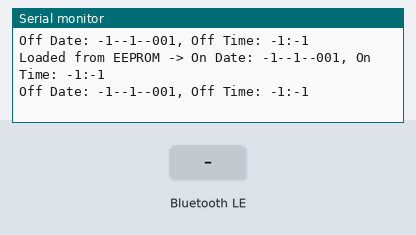
Simulated run of this sketch. Board: ESP32. Shown: the last lines printed to the serial monitor. The inputs (shaded band) are chosen by the test bench. WiFi joins after 1.5 s; servers stay silent unless stated; the local clock reads 2024-03-15 10:24:30 at power-on unless the sketch sets it; EEPROM starts erased; nothing arrives over Bluetooth unless stated; a phone connects over Bluetooth LE 3 s after start.

Above: at 2.7 s.
2.8 s: Bluetooth LE write "schedule" received
At 3.2 s:
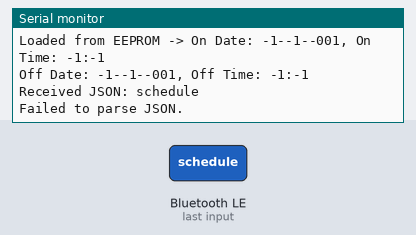
4.3 s: Bluetooth LE write "on" received
At 4.46 s:
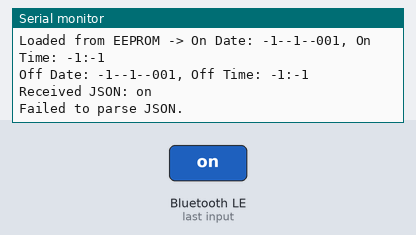
6.0 s: Bluetooth LE write "5" received
At 6.4 s:
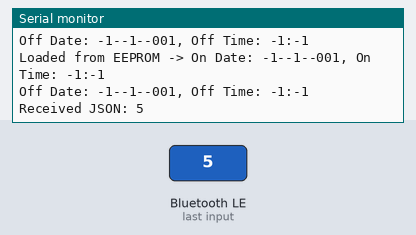

Measured:
- after the input at 2.8 s, the serial monitor: prints a new line at once (image 1)
- after the input at 4.3 s, the serial monitor: prints a new line at once (image 2)
- after the input at 6.0 s, the serial monitor: prints a new line at once (image 3)

The sketch:

UserDeets_jsonBLE.ino
```cpp
//connects to client (nRF used) through BLE, sends ESP mac address to client, and takes json packets from client, with 2 options:
//1. Scheduling: client sends brightness etc and on off times which get stored in eeprom and used for comparison to turn on led. Time retrieved from ntp server
//2. Simple on/off: on or off command along with brightness etc to manually turn light on/off
//LED changes not implemented yet

#include <BLEDevice.h>
#include <BLEUtils.h>
#include <BLEServer.h>
#include <WiFi.h>
#include <ArduinoJson.h>
#include "time.h"
#include <EEPROM.h>

// WiFi credentials
const char *ssid = "PSC-2.4G";
const char *password = "karachi123";

// NTP server details
const char *ntpServer1 = "pool.ntp.org";
const char *ntpServer2 = "time.nist.gov";
const long gmtOffset_sec = 3600;
const int daylightOffset_sec = 3600;

// BLE UUIDs
#define SERVICE_UUID        "4fafc201-1fb5-459e-8fcc-c5c9c331914b"
#define CHARACTERISTIC_UUID "beb5483e-36e1-4688-b7f5-ea07361b26a8"

// Global Variables
BLECharacteristic *pCharacteristic;
int brightness, intensity, color_fade;
int on_hour, on_minute, off_hour, off_minute;
int on_day, on_month, on_year, off_day, off_month, off_year;
bool is_on = false;

// Function Prototypes
void connectToWiFi();
void syncTime();
void handleJSONInput(String jsonString);
void controlLED(int brightness, int intensity, int color_fade);
void saveScheduleToEEPROM();
void loadScheduleFromEEPROM();
bool isTimeMatch(int current_hour, int current_minute, int target_hour, int target_minute);
bool isDateMatch(int current_day, int current_month, int current_year, int target_day, int target_month, int target_year);

// BLE Callbacks
class MyServerCallbacks : public BLEServerCallbacks {
  void onConnect(BLEServer *pServer) {
    Serial.println("Client connected!");
    String macAddress = BLEDevice::getAddress().toString();
    pCharacteristic->setValue("ESP MAC: " + macAddress);
    pCharacteristic->notify();
  }

  void onDisconnect(BLEServer *pServer) {
    Serial.println("Client disconnected.");
    BLEDevice::startAdvertising();
  }
};

class MyCallbacks : public BLECharacteristicCallbacks {
  void onWrite(BLECharacteristic *pCharacteristic) {
    String jsonString = String(pCharacteristic->getValue().c_str());
    if (jsonString.length() > 0) {
      Serial.println("Received JSON: " + jsonString);
      handleJSONInput(jsonString);
    }
  }
};

void setup() {
  Serial.begin(115200);
  EEPROM.begin(64);  // Adjust size based on usage

  connectToWiFi();
  syncTime();

  BLEDevice::init("ESP32_BLE");
  BLEServer *pServer = BLEDevice::createServer();
  pServer->setCallbacks(new MyServerCallbacks());

  BLEService *pService = pServer->createService(SERVICE_UUID);
  pCharacteristic = pService->createCharacteristic(
    CHARACTERISTIC_UUID,
    BLECharacteristic::PROPERTY_READ |
    BLECharacteristic::PROPERTY_WRITE |
    BLECharacteristic::PROPERTY_NOTIFY
  );
  pCharacteristic->setCallbacks(new MyCallbacks());

  pCharacteristic->setValue("Waiting for client...");
  pService->start();

  BLEAdvertising *pAdvertising = BLEDevice::getAdvertising();
  pAdvertising->addServiceUUID(SERVICE_UUID);
  pAdvertising->start();

  loadScheduleFromEEPROM();  // Load schedule data from EEPROM

  Serial.println("BLE ready and advertising...");
}

void loop() {
  struct tm timeinfo;
  if (getLocalTime(&timeinfo)) {
    int current_hour = timeinfo.tm_hour;
    int current_minute = timeinfo.tm_min;
    int current_day = timeinfo.tm_mday;
    int current_month = timeinfo.tm_mon + 1;
    int current_year = timeinfo.tm_year + 1900;

    // Load schedule from EEPROM for comparison
    loadScheduleFromEEPROM();

    // Compare current time with scheduled time
    if (isDateMatch(current_day, current_month, current_year, on_day, on_month, on_year) &&
        isTimeMatch(current_hour, current_minute, on_hour, on_minute)) {
      is_on = true;
      Serial.println("Turning LED ON (Scheduled)");
      controlLED(brightness, intensity, color_fade);
    }

    if (isDateMatch(current_day, current_month, current_year, off_day, off_month, off_year) &&
        isTimeMatch(current_hour, current_minute, off_hour, off_minute)) {
      is_on = false;
      Serial.println("Turning LED OFF (Scheduled)");
      controlLED(0, 0, 0);  // Turn off LED
    }
  }
  delay(1000);
}

// Function Definitions
void connectToWiFi() {
  WiFi.begin(ssid, password);
  while (WiFi.status() != WL_CONNECTED) {
    delay(500);
    Serial.print(".");
  }
  Serial.println("\nWiFi connected.");
}

void syncTime() {
  configTime(gmtOffset_sec, daylightOffset_sec, ntpServer1, ntpServer2);
  Serial.println("Time synchronized.");
}

void handleJSONInput(String jsonString) {
  StaticJsonDocument<256> doc;
  DeserializationError error = deserializeJson(doc, jsonString);
  if (error) {
    Serial.println("Failed to parse JSON.");
    return;
  }

  String keyword = doc["keyword"];
  if (keyword == "schedule") {
    brightness = doc["brightness"];
    intensity = doc["intensity"];
    color_fade = doc["color_fade"];
    sscanf(doc["on_date"], "%d %d %d", &on_day, &on_month, &on_year);
    sscanf(doc["on_time"], "%d %d", &on_hour, &on_minute);
    sscanf(doc["off_date"], "%d %d %d", &off_day, &off_month, &off_year);
    sscanf(doc["off_time"], "%d %d", &off_hour, &off_minute);

    saveScheduleToEEPROM();
    Serial.println("Schedule stored.");
  } else if (keyword == "on") {
    String action = doc["action"]; // Get "on" or "off" action from JSON
    brightness = doc["brightness"];
    intensity = doc["intensity"];
    color_fade = doc["color_fade"];

    // Set LED state based on action
    is_on = (action == "on");
    Serial.printf("Action: %s, LED State: %s\n", action.c_str(), is_on ? "ON" : "OFF");

    // Apply the LED control
    controlLED(is_on ? brightness : 0, is_on ? intensity : 0, is_on ? color_fade : 0);
    Serial.println("Manual control applied.");
  }
}

void controlLED(int brightness, int intensity, int color_fade) {
  // Add LED control logic here (e.g., NeoPixel or PWM control)
  Serial.printf("LED Control -> Brightness: %d, Intensity: %d, Color Fade: %d\n",
                brightness, intensity, color_fade);
}

void saveScheduleToEEPROM() {
  EEPROM.writeInt(0, on_day);
  EEPROM.writeInt(4, on_month);
  EEPROM.writeInt(8, on_year);
  EEPROM.writeInt(12, on_hour);
  EEPROM.writeInt(16, on_minute);
  EEPROM.writeInt(20, off_day);
  EEPROM.writeInt(24, off_month);
  EEPROM.writeInt(28, off_year);
  EEPROM.writeInt(32, off_hour);
  EEPROM.writeInt(36, off_minute);
  EEPROM.commit();
}

void loadScheduleFromEEPROM() {
  on_day = EEPROM.readInt(0);
  on_month = EEPROM.readInt(4);
  on_year = EEPROM.readInt(8);
  on_hour = EEPROM.readInt(12);
  on_minute = EEPROM.readInt(16);
  off_day = EEPROM.readInt(20);
  off_month = EEPROM.readInt(24);
  off_year = EEPROM.readInt(28);
  off_hour = EEPROM.readInt(32);
  off_minute = EEPROM.readInt(36);

  // Debugging EEPROM values
  Serial.printf("Loaded from EEPROM -> On Date: %02d-%02d-%04d, On Time: %02d:%02d\n",
                on_day, on_month, on_year, on_hour, on_minute);
  Serial.printf("Off Date: %02d-%02d-%04d, Off Time: %02d:%02d\n",
                off_day, off_month, off_year, off_hour, off_minute);
}

bool isTimeMatch(int current_hour, int current_minute, int target_hour, int target_minute) {
  return (current_hour == target_hour && current_minute == target_minute);
}

bool isDateMatch(int current_day, int current_month, int current_year, int target_day, int target_month, int target_year) {
  return (current_day == target_day && current_month == target_month && current_year == target_year);
}
```
